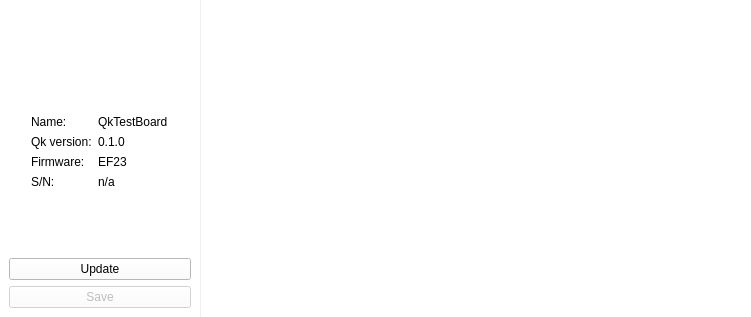
<?xml version="1.0" encoding="UTF-8"?>
<ui version="4.0">
 <class>BoardPanel</class>
 <widget class="QWidget" name="BoardPanel">
  <property name="geometry">
   <rect>
    <x>0</x>
    <y>0</y>
    <width>751</width>
    <height>317</height>
   </rect>
  </property>
  <property name="windowTitle">
   <string>Form</string>
  </property>
  <property name="autoFillBackground">
   <bool>true</bool>
  </property>
  <property name="styleSheet">
   <string notr="true">BoardPanel {
color: #aaa;
background-color: #eee;
border-radius: 20px; border: 1px solid #bbb;
}</string>
  </property>
  <layout class="QHBoxLayout" name="horizontalLayout_4">
   <property name="spacing">
    <number>1</number>
   </property>
   <property name="leftMargin">
    <number>0</number>
   </property>
   <property name="topMargin">
    <number>0</number>
   </property>
   <property name="rightMargin">
    <number>0</number>
   </property>
   <property name="bottomMargin">
    <number>0</number>
   </property>
   <item>
    <widget class="QWidget" name="panel" native="true">
     <property name="minimumSize">
      <size>
       <width>200</width>
       <height>0</height>
      </size>
     </property>
     <property name="maximumSize">
      <size>
       <width>200</width>
       <height>16777215</height>
      </size>
     </property>
     <property name="styleSheet">
      <string notr="true">QWidget
{
background-color: white;
}</string>
     </property>
     <layout class="QVBoxLayout" name="verticalLayout_4">
      <item>
       <layout class="QVBoxLayout" name="verticalLayout_2">
        <item>
         <spacer name="verticalSpacer">
          <property name="orientation">
           <enum>Qt::Vertical</enum>
          </property>
          <property name="sizeHint" stdset="0">
           <size>
            <width>20</width>
            <height>27</height>
           </size>
          </property>
         </spacer>
        </item>
        <item>
         <layout class="QHBoxLayout" name="horizontalLayout">
          <item>
           <spacer name="horizontalSpacer_2">
            <property name="orientation">
             <enum>Qt::Horizontal</enum>
            </property>
            <property name="sizeHint" stdset="0">
             <size>
              <width>40</width>
              <height>20</height>
             </size>
            </property>
           </spacer>
          </item>
          <item>
           <layout class="QVBoxLayout" name="verticalLayout">
            <item>
             <widget class="QLabel" name="pixmap">
              <property name="text">
               <string/>
              </property>
              <property name="pixmap">
               <pixmap>:/img/comm_text_color.png</pixmap>
              </property>
             </widget>
            </item>
           </layout>
          </item>
          <item>
           <spacer name="horizontalSpacer">
            <property name="orientation">
             <enum>Qt::Horizontal</enum>
            </property>
            <property name="sizeHint" stdset="0">
             <size>
              <width>40</width>
              <height>20</height>
             </size>
            </property>
           </spacer>
          </item>
         </layout>
        </item>
        <item>
         <spacer name="verticalSpacer_2">
          <property name="orientation">
           <enum>Qt::Vertical</enum>
          </property>
          <property name="sizeType">
           <enum>QSizePolicy::Fixed</enum>
          </property>
          <property name="sizeHint" stdset="0">
           <size>
            <width>20</width>
            <height>16</height>
           </size>
          </property>
         </spacer>
        </item>
        <item>
         <layout class="QHBoxLayout" name="horizontalLayout_2">
          <item>
           <spacer name="horizontalSpacer_4">
            <property name="orientation">
             <enum>Qt::Horizontal</enum>
            </property>
            <property name="sizeHint" stdset="0">
             <size>
              <width>40</width>
              <height>20</height>
             </size>
            </property>
           </spacer>
          </item>
          <item>
           <layout class="QFormLayout" name="formLayout">
            <property name="fieldGrowthPolicy">
             <enum>QFormLayout::AllNonFixedFieldsGrow</enum>
            </property>
            <item row="0" column="0">
             <widget class="QLabel" name="label_2">
              <property name="text">
               <string>Name:</string>
              </property>
             </widget>
            </item>
            <item row="0" column="1">
             <widget class="QLabel" name="label_name">
              <property name="text">
               <string>QkTestBoard</string>
              </property>
             </widget>
            </item>
            <item row="1" column="0">
             <widget class="QLabel" name="label_4">
              <property name="text">
               <string>Qk version:</string>
              </property>
             </widget>
            </item>
            <item row="1" column="1">
             <widget class="QLabel" name="label_qkversion">
              <property name="text">
               <string>0.1.0</string>
              </property>
             </widget>
            </item>
            <item row="2" column="0">
             <widget class="QLabel" name="label_3">
              <property name="text">
               <string>Firmware:</string>
              </property>
             </widget>
            </item>
            <item row="2" column="1">
             <widget class="QLabel" name="label_firmware">
              <property name="text">
               <string>EF23</string>
              </property>
             </widget>
            </item>
            <item row="3" column="0">
             <widget class="QLabel" name="label_8">
              <property name="text">
               <string>S/N:</string>
              </property>
             </widget>
            </item>
            <item row="3" column="1">
             <widget class="QLabel" name="label_serialnumber">
              <property name="text">
               <string>n/a</string>
              </property>
             </widget>
            </item>
           </layout>
          </item>
          <item>
           <spacer name="horizontalSpacer_3">
            <property name="orientation">
             <enum>Qt::Horizontal</enum>
            </property>
            <property name="sizeHint" stdset="0">
             <size>
              <width>40</width>
              <height>20</height>
             </size>
            </property>
           </spacer>
          </item>
         </layout>
        </item>
        <item>
         <spacer name="verticalSpacer_3">
          <property name="orientation">
           <enum>Qt::Vertical</enum>
          </property>
          <property name="sizeHint" stdset="0">
           <size>
            <width>20</width>
            <height>28</height>
           </size>
          </property>
         </spacer>
        </item>
        <item>
         <widget class="QPushButton" name="button_update">
          <property name="text">
           <string>Update</string>
          </property>
          <property name="flat">
           <bool>false</bool>
          </property>
         </widget>
        </item>
        <item>
         <widget class="QPushButton" name="button_save">
          <property name="enabled">
           <bool>false</bool>
          </property>
          <property name="text">
           <string>Save</string>
          </property>
         </widget>
        </item>
       </layout>
      </item>
     </layout>
    </widget>
   </item>
   <item>
    <layout class="QVBoxLayout" name="verticalLayout_3">
     <property name="spacing">
      <number>0</number>
     </property>
     <item>
      <widget class="CPropertyBrowser" name="browser">
       <property name="frameShape">
        <enum>QFrame::NoFrame</enum>
       </property>
       <property name="alternatingRowColors">
        <bool>false</bool>
       </property>
       <property name="selectionMode">
        <enum>QAbstractItemView::NoSelection</enum>
       </property>
       <property name="columnCount">
        <number>3</number>
       </property>
       <attribute name="headerVisible">
        <bool>false</bool>
       </attribute>
       <attribute name="headerDefaultSectionSize">
        <number>20</number>
       </attribute>
       <attribute name="headerStretchLastSection">
        <bool>false</bool>
       </attribute>
       <column>
        <property name="text">
         <string notr="true">1</string>
        </property>
       </column>
       <column>
        <property name="text">
         <string notr="true">2</string>
        </property>
       </column>
       <column>
        <property name="text">
         <string notr="true">3</string>
        </property>
       </column>
      </widget>
     </item>
     <item>
      <layout class="QHBoxLayout" name="horizontalLayout_3"/>
     </item>
    </layout>
   </item>
  </layout>
 </widget>
 <customwidgets>
  <customwidget>
   <class>CPropertyBrowser</class>
   <extends>QTreeWidget</extends>
   <header>cpropertybrowser.h</header>
  </customwidget>
 </customwidgets>
 <resources/>
 <connections/>
</ui>
